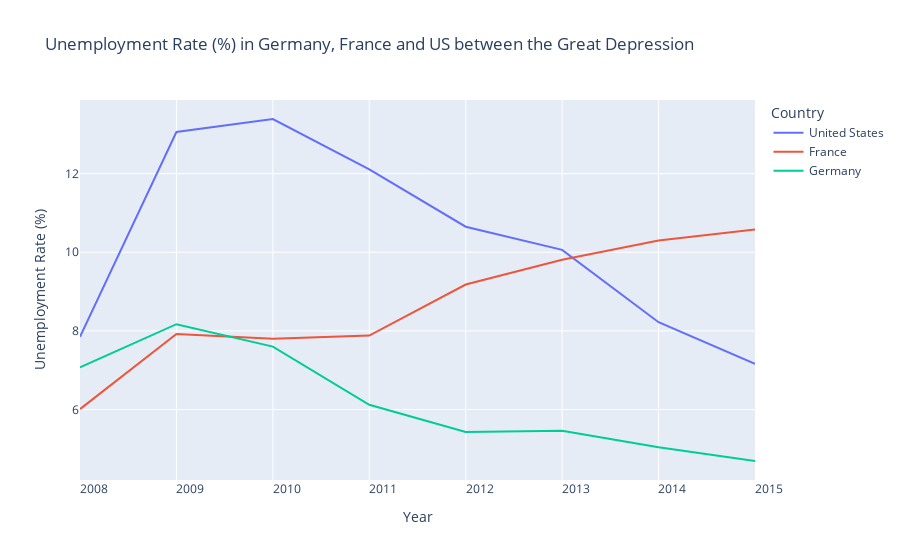

Notebook code for this chart:
### Markdown cell above
### 2. Visualisierung

---


Als weitere Funktion haben wir nun:
`update_xaxes()`,`update_yaxes()`
- `dtick=1`: Wie soll die Skalierung deiner X-Achse sein
- `tickangle`: Die Rotation deiner X-Achsen Werte

Trage gerne andere Werte (`int`) in `dtick` ein um zusehen wie sich die X-Achse ändert und gernauch bei `tickangle`

Als nächstes nutzt du die Variable `usa_df` und erstellst ein Liniendiagramm mit den gleichen Parametern,
aber anstatt von `ger_df` nutzt du bitte `usa_df` in den Parameter `dataframe`

### Code cell
# Filiter hier die Daten
Great_depression = df_wb[(df_wb["Year"] >= 2008) & 
                    (df_wb["Year"] <= 2015)].round(2)

# Ein Diagramm mit den Daten aller drei Länder in einer Figur
fig = px.line(data_frame=Great_depression, 
              x="Year", 
              y="Unemployment Rate (%)", 
              title='Unemployment Rate (%) in Germany, France and US between the Great Depression', 
              color='Country')

fig.update_xaxes(dtick=1, tickangle=1)
fig.update_yaxes(dtick=2, tickangle=1)
fig.show()

### Figure 1 — Plotly figure (JSON) as saved in the notebook; plotly's stock layout.template omitted (floating-point values rounded to 4 significant figures)
{"data": [{"hovertemplate": "Country=United States<br>Year=%{x}<br>Unemployment Rate (%)=%{y}<extra></extra>", "legendgroup": "United States", "line": {"color": "#636efa", "dash": "solid"}, "marker": {"symbol": "circle"}, "mode": "lines", "name": "United States", "orientation": "v", "showlegend": true, "type": "scatter", "x": [2015, 2014, 2013, 2012, 2011, 2010, 2009, 2008], "xaxis": "x", "y": [7.16, 8.22, 10.06, 10.65, 12.11, 13.39, 13.06, 7.85], "yaxis": "y"}, {"hovertemplate": "Country=France<br>Year=%{x}<br>Unemployment Rate (%)=%{y}<extra></extra>", "legendgroup": "France", "line": {"color": "#EF553B", "dash": "solid"}, "marker": {"symbol": "circle"}, "mode": "lines", "name": "France", "orientation": "v", "showlegend": true, "type": "scatter", "x": [2015, 2014, 2013, 2012, 2011, 2010, 2009, 2008], "xaxis": "x", "y": [10.58, 10.3, 9.81, 9.18, 7.88, 7.8, 7.92, 6.01], "yaxis": "y"}, {"hovertemplate": "Country=Germany<br>Year=%{x}<br>Unemployment Rate (%)=%{y}<extra></extra>", "legendgroup": "Germany", "line": {"color": "#00cc96", "dash": "solid"}, "marker": {"symbol": "circle"}, "mode": "lines", "name": "Germany", "orientation": "v", "showlegend": true, "type": "scatter", "x": [2015, 2014, 2013, 2012, 2011, 2010, 2009, 2008], "xaxis": "x", "y": [4.69, 5.04, 5.46, 5.43, 6.12, 7.6, 8.17, 7.07], "yaxis": "y"}], "layout": {"legend": {"title": {"text": "Country"}, "tracegroupgap": 0}, "title": {"text": "Unemployment Rate (%) in Germany, France and US between the Great Depression"}, "xaxis": {"anchor": "y", "domain": [0, 1], "dtick": 1, "tickangle": 1, "title": {"text": "Year"}}, "yaxis": {"anchor": "x", "domain": [0, 1], "dtick": 2, "tickangle": 1, "title": {"text": "Unemployment Rate (%)"}}}}
